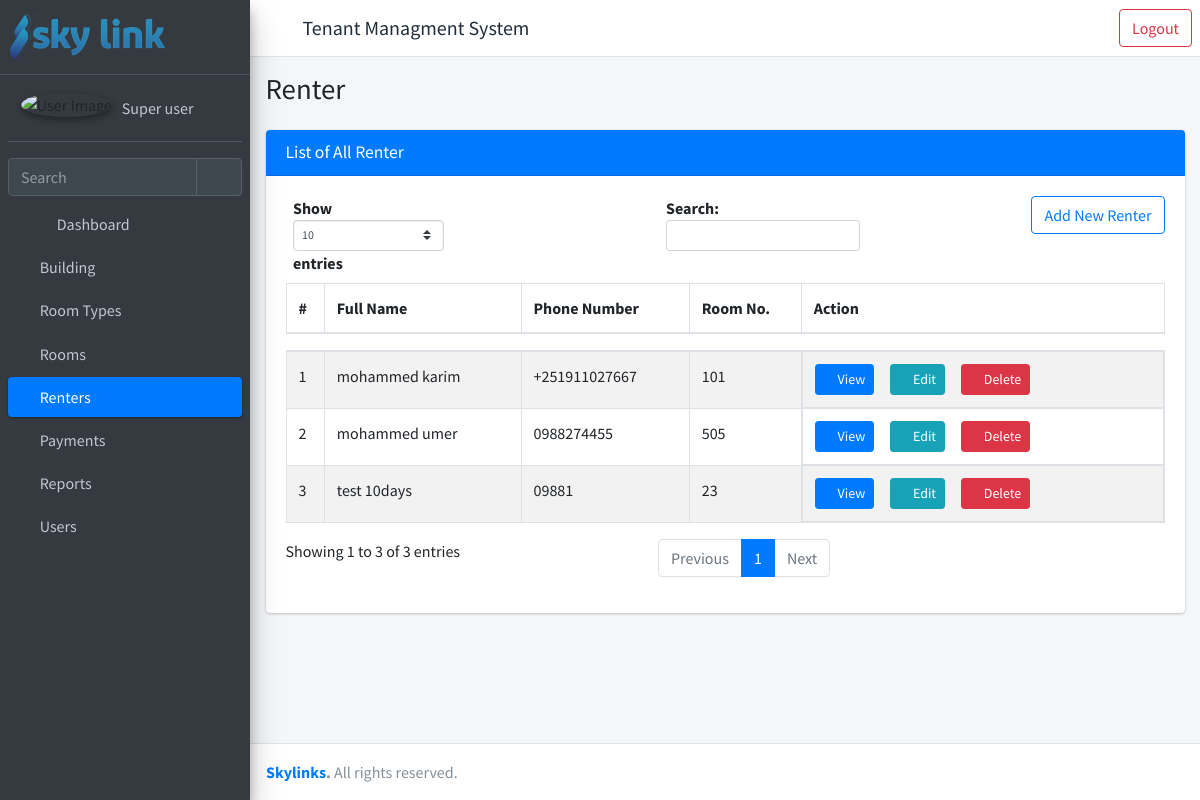
The page /list-renter/ (signed in) on the database as committed earlier.
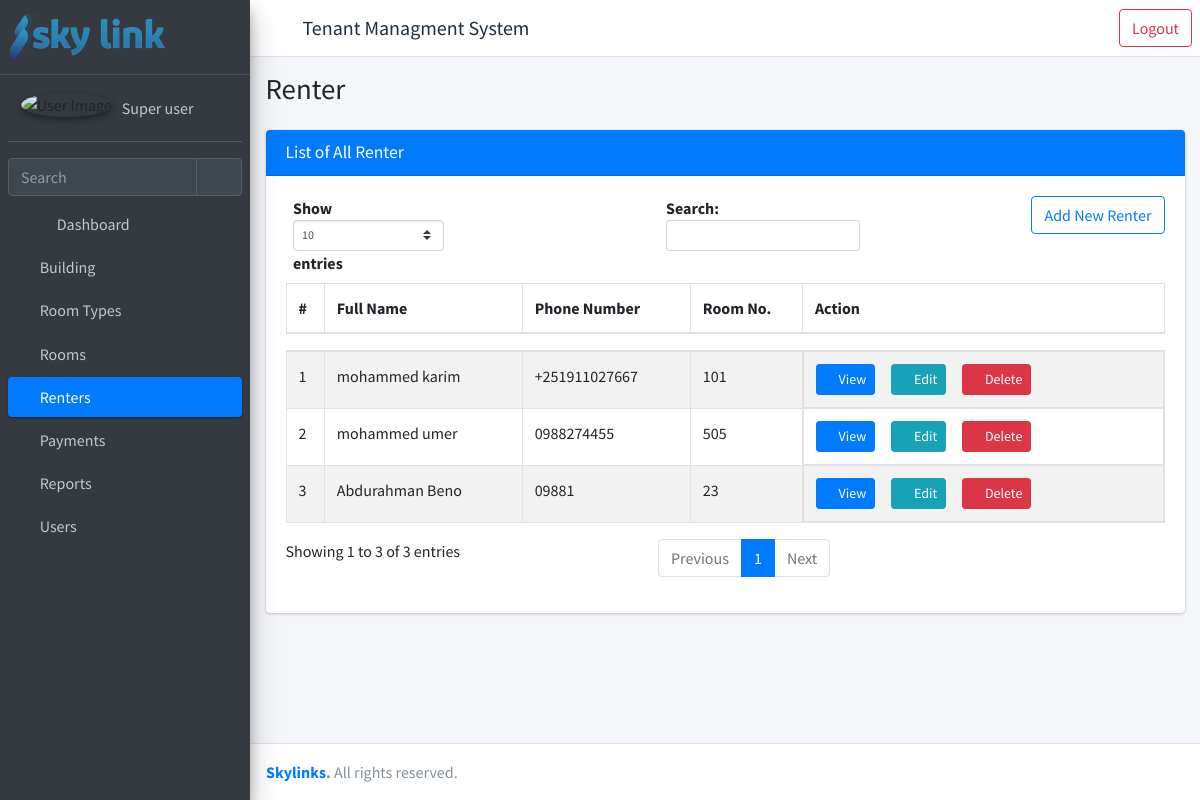
The same page on the database as committed later.
### rent/models.py (models this page shows, shortened)
class Renter(models.Model) :
    first_name = models.CharField(_("First Name"), max_length=30)
    last_name = models.CharField(_("Last Name"), max_length=30)
    phone = models.CharField(_("Phone number"), max_length=30)
    id_no = models.CharField(_("ID No."), max_length=50)
    deposited_amount = models.DecimalField(_("Deposited Amount"), max_digits=15, decimal_places=2, default=0)
    date_admitted = models.DateField(_("Date Admitted"), default=timezone.now)
    room = models.ForeignKey("rent.Room", verbose_name=_("Room"), on_delete=models.PROTECT, related_name="rents")
    chat_id = models.CharField(_("Chat ID"), max_length=50 ,default= 0)
    is_rented = models.BooleanField(_("Is Rented"), default=True)
    date_left = models.DateField(_("Date Field"), blank=True, null=True)
    created_by = models.ForeignKey(settings.AUTH_USER_MODEL, verbose_name=_("Created By"), on_delete=models.PROTECT, related_name="created_by_renter")
    created_date = models.DateTimeField(_("Created Date"), auto_now_add=True)
    updated_by = models.ForeignKey(settings.AUTH_USER_MODEL, verbose_name=_("Updated By"), on_delete=models.PROTECT, related_name="updated_by_renter")
    updated_date = models.DateTimeField(_("Updated Date"), auto_now=True)
    def full_name(self) -> str:
        return self.first_name + ' ' + self.last_name

class Room(models.Model):
    building = models.ForeignKey("rent.Building", verbose_name=_("Building"), on_delete=models.PROTECT)
    floor_no = models.PositiveIntegerField(_("Floor No."))
    room_type = models.ForeignKey("rent.RoomType", verbose_name=_("Room Type"), on_delete=models.PROTECT)
    room_no = models.CharField(_("Room No."),max_length=10)
    width = models.DecimalField(_("Room Width"), max_digits=5, decimal_places=2, blank=True, null=True)
    length = models.DecimalField(_("Room Length"), max_digits=5, decimal_places=2, blank=True, null= True)
    area = models.DecimalField(_("Area"), max_digits=10, decimal_places=2)
    price_msq = models.DecimalField(_("Price per MSq"), max_digits=10, decimal_places=2)
    status = models.CharField(_("Status"), max_length=50, choices=STATUS_CHOICES, default="vacant")
    total_price = models.DecimalField(_("Total Price"), max_digits=10, decimal_places=2)
    is_active = models.BooleanField(default=True)
    created_by = models.ForeignKey(settings.AUTH_USER_MODEL, verbose_name=_("Created By"), on_delete=models.PROTECT, related_name="created_by_room")
    created_date = models.DateTimeField(_("Created Date"), auto_now_add=True)
    updated_by = models.ForeignKey(settings.AUTH_USER_MODEL, verbose_name=_("Updated By"), on_delete=models.PROTECT, related_name="updated_by_room")
    updated_date = models.DateTimeField(_("Updated Date"), auto_now=True)
    def __str__(self) -> str:
        return self.room_no

### rent/views.py (the view)
# urls.py: path("list-renter/", views.RenterListView.as_view(), name= "list-renters"),
class RenterListView(LoginRequiredMixin, RenterViewPermissionMixin, ListView):
    model = Renter
    template_name = "rent/list.html"
    def get_context_data(self, **kwargs):
        context = super().get_context_data(**kwargs)
        context["title"] = "Renter"
        context["open"] = "renter"
        context['obj_model'] = "renter"
        return {**context, **permissions(self.request)}
    def get_queryset(self):
        return Renter.objects.filter(is_rented=True)

### templates/rent/list.html (shortened to what this page needs)
{% extends 'rent/homepage.html' %}
{% load static %}
{% block main_page %}
<div class="content">
    <div class="container-fluid">
        <div class="card">
            <div class="card-header bg-primary">
                <h3 class="card-title ">List of All {{ obj_model.capitalize }}</h3>
            </div>
            <div class="card-body">
                {% if obj_model == 'renter' %}
                    {% if renter_add_permission %}
                        <a class="btn btn-outline-primary float-right mb-3"href="{% url 'register-renters' %}">
                            Add New Renter</a>
                    {% endif %}
                {% elif obj_model == 'room' %}
                    {% if room_add_permission %}
                        <a class="btn btn-outline-primary float-right mb-3" href="{% url 'register-rooms' %}">
                        Add New Room</a>
                    {% endif %}
                {% elif obj_model == 'payment' %}
                    {% if payment_add_permission %}
                        <a class="btn btn-outline-primary float-right mb-3" href="{% url 'register-payments' %}">
                            Add New Payment </a>
                    {% endif %}
                {% endif %}
                <table id="example1" class="table table-bordered table-striped" width="100%">
                    <thead>
                        {% if obj_model == "renter" %}
                            <tr>
                                <th>#</th>
                                <th>Full Name</th>
                                <th>Phone Number</th>
                                <th>Room No.</th>
                                <th>Action</th>
                            </tr>
                        {% endif %}
                    </thead>
                    <tbody>
                    {% if object_list.count > 0 %}
                        {% for data in object_list %}
                            {% if obj_model == "renter" %}
                            <tr>
                                <td>{{ forloop.counter }}</td>
                                <td>{{ data.full_name }}</td>
                                <td>{{ data.phone }}</td>
                                <td >{{data.room}}</td>
                                <td class="product-action d-flex"><a class="btn btn-primary btn-sm mr-3" href="{% url 'detail-renter' pk=data.id %}">
                                    <i class="fas fa-folder"></i>
                                    View</a>
                                    {% if renter_change_permission %}
                                        <a class="btn btn-info btn-sm mr-3" href="{% url 'update-renter' pk=data.id %}">
                                            <i class="fas fa-pencil-alt">
                                            </i>
                                            Edit
                                        </a>
                                    {% endif %}
                                    {% if renter_delete_permission %}
                                        <a class="btn btn-danger btn-sm mr-3" href="{% url 'delete-renter' pk=data.id %}">
                                            <i class="fas fa-trash">
                                            </i>
                                            Delete
                                        </a>
                                    {% endif %}
                                </td>
                            </tr>
                        {% endif %}
                    {% endfor %}
                    {% else %}
                        <tr>
                            <td colspan="6" class="dataTables_empty text-center" valign="top">No records found</td>
                        </tr>
                    {% endif %}
                    </tbody>
                </table>
            </div>
        </div>
    </div>
</div>
{% endblock main_page %}
{% block scripts %}
{% load static %}
{% endblock scripts %}

Rows that differ between the two databases and show on the page:
changed Renter: full_name "test 10days" → "Abdurahman Beno"
